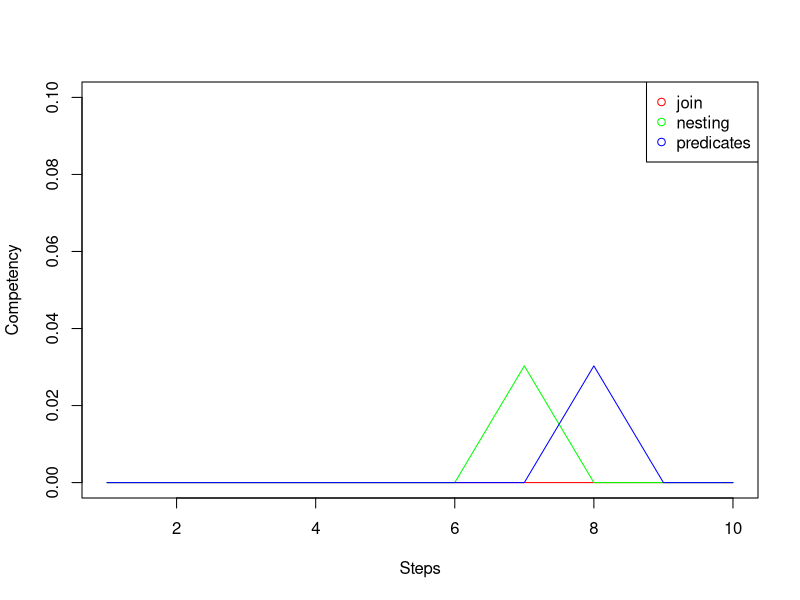
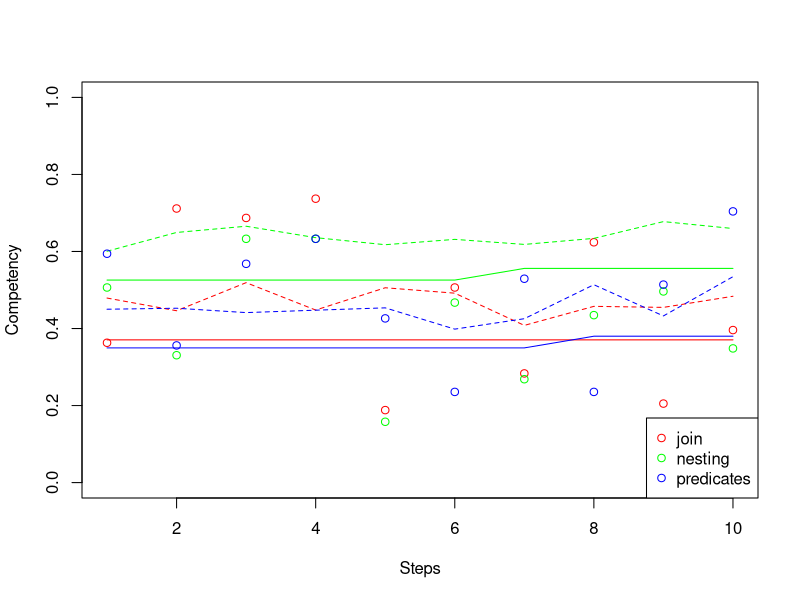

The R source for these figures, in order:
rgbeta <- function(n, mean, var, min = 0, max = 1) {
    dmin <- mean - min
    dmax <- max - mean

    if (dmin <= 0 || dmax <= 0) {
        stop(paste("mean must be between min =", min, "and max =", max))
    }

    if (var >= dmin * dmax) {
        stop(paste("var must be less than (mean - min) * (max - mean) =", dmin * dmax))
    }

    mx <- (mean - min) / (max - min)
    vx <- var / (max - min)^2

    a <- ((1 - mx) / vx - 1 / mx) * mx^2
    b <- a * (1 / mx - 1)

    x <- rbeta(n, a, b)
    y <- (max - min) * x + min

    return(y)
}

approximate_complexity <- function(frequency, r = SIM_PARAM_COMPLEXITY_CONVERGATION_FACTOR) {
    return((frequency**(1 / r)) / (10 + (frequency**(1 / r))))
}

approximate_complexity_vectorized <- function(frequencies, r = SIM_PARAM_COMPLEXITY_CONVERGATION_FACTOR) {
    return(lapply(frequencies, approximate_complexity))
}

min_max_norm <- function(X) {
    min.x <- min(X)
    max.x <- max(X)
    return((X - min.x) / (max.x - min.x))
}

sample_from_snd_vectorized_and_normalize <- function(X, mean = 0, sd = 1) {
    return(min_max_norm(rnorm(length(X), mean, sd)))
}

sum_till_max <- function(..., max = 1) {
    L <- list(...)
    df <- as.data.frame(do.call(cbind, L))
    df[[3]] <- df[[1]] + df[[2]]
    df[[3]][df[3] > 1] <- 1
    return(as.list(df[[3]]))
}

sample_from_gbeta <- function(l) {
    return(rgbeta(
        length(l),
        SIM_PARAM_SCAFFOLDING_BONUS_DISTRIBUTION[[1]],
        SIM_PARAM_SCAFFOLDING_BONUS_DISTRIBUTION[[2]],
        SIM_PARAM_SCAFFOLDING_BONUS_DISTRIBUTION[[3]],
        SIM_PARAM_SCAFFOLDING_BONUS_DISTRIBUTION[[4]]
    ))
}

create_learner_competencies <- function(l) {
    return(lapply(l, sample_from_snd_vectorized_and_normalize))
}

create_learner_scaffolded_competence_bonuses <- function(l) {
    return(lapply(l, sample_from_gbeta))
}

calc_learner_scaffolded_competencies <- function(competencies, bonuses) {
    return(mapply(sum_till_max, competencies, bonuses, simplify = FALSE))
}

create_learner_population <- function(n, dql_model) {
    return(replicate(n,
        {
            learner_competencies <- create_learner_competencies(dql_model)
        },
        simplify = FALSE
    ))
}

create_scaffolding_competence_bonus_per_step <- function(a, dql_model) {
    return(replicate(a,
        {
            scaffolding_competence_bonus <- create_learner_scaffolded_competence_bonuses(dql_model)
        },
        simplify = FALSE
    ))
}

setup_simulation <- function(A, N, dql_model) {
    learner_competencies <- create_learner_population(N, dql_model)
    scaffolding_competence_bonus_per_step_and_learner <- replicate(A,
        {
            scaffolding_competence_bonus_per_step <- create_scaffolding_competence_bonus_per_step(N, dql_model)
        },
        simplify = FALSE
    )

    return(list(learner_competencies = learner_competencies, scaffolding_competence_bonus_per_step_and_learner = scaffolding_competence_bonus_per_step_and_learner))
}


determine_delta <- function(complexity, competence_without_scaffolding, scaffolding_competence_bonus) {
    if (is_above_competence_and_below_scaffolded_competence(complexity, competence_without_scaffolding, scaffolding_competence_bonus)) {
        return(complexity - competence_without_scaffolding)
    }
    return(0)
}

determine_delta_vectorized <- function(complexities, competences_without_scaffolding, scaffolding_competence_bonuses) {
    return(unlist(mapply(unlist(determine_delta), unlist(complexities), unlist(competences_without_scaffolding), scaffolding_competence_bonuses, SIMPLIFY = FALSE)))
}

is_above_competence_and_below_scaffolded_competence <- function(complexity, competence_without_scaffolding, competence_bonus_from_scaffolding) {
    competence_with_scaffolding <- unlist(sum_till_max(competence_without_scaffolding, competence_bonus_from_scaffolding))
    return(competence_without_scaffolding < complexity && competence_with_scaffolding > complexity)
}

compare_competence_and_complexity <- function(task_complexity, learner_competencies, scaffolding_competence_bonuses, aggregated = FALSE) {
    if (aggregated == TRUE) {
        # TODO: Überlegen ob sinnvoll, was das tatsächlich simulieren würde und anschließend ggf. implementieren.
        # Zumindest visuell nachvollziehbarer und eingängiger?

        # complexity <- lapply(task_complexity, calc_aggregated_competency)
        # competency <- lapply(learner_competencies, calc_aggregated_competency)
    }

    return(mapply(determine_delta_vectorized, task_complexity, learner_competencies, scaffolding_competence_bonuses, SIMPLIFY = FALSE))
}


calc_aggregated_competency <- function(partial_competencies, weights = NULL) {
    if (is.null(weights)) {
        weights <- rep(1, length(partial_competencies))
    }
    if (is.list(partial_competencies)) {
        partial_competencies <- unlist(partial_competencies)
    }
    return(sum(partial_competencies * weights) / sum(weights))
}


update_learner_competencies <- function(delta, learner_competencies) {
    return(mapply(function(delta_per_competency, learner_competency) {
        return(list(unlist(delta_per_competency) + learner_competency))
    }, delta, learner_competencies, SIMPLIFY = FALSE))
}

add_lists_elementwise <- function(list1, list2) {
    add_recursive <- function(elem1, elem2) {
        if (is.list(elem1) && is.list(elem2)) {
            mapply(add_recursive, elem1, elem2, SIMPLIFY = FALSE)
        } else if (is.numeric(elem1) && is.numeric(elem2)) {
            elem1 + elem2
        } else {
            stop("Both lists must have the same structure and numeric elements.")
        }
    }
    add_recursive(list1, list2)
}


initialize_log <- function(N) {
    return(replicate(N,
        {
            return(list(tasks = list(), competencies = list(), scaffolding_bonuses = list(), deltas = list()))
        },
        simplify = FALSE
    ))
}

random_task <- function(dql_model) {
    return(lapply(dql_model, function(competency) {
        return(sample(
            rep(SIM_PARAM_TASK_RANDOMIZER_INTERVAL[[1]]:SIM_PARAM_TASK_RANDOMIZER_INTERVAL[[2]],
                each = length(competency)
            ),
            size = length(competency),
            replace = TRUE
        ))
    }))
}

execute_simulation <- function(learner_population, dql_model) {
    learner_competencies <- learner_population$learner_competencies
    scaffolding_competence_bonus_per_step_and_learner <- learner_population$scaffolding_competence_bonus_per_step_and_learner

    A <- length(scaffolding_competence_bonus_per_step_and_learner)
    N <- length(scaffolding_competence_bonus_per_step_and_learner[[1]])

    simulation_log <- initialize_log(N)

    for (i in 1:A) {
        for (j in 1:N) {
            # Hier wird ein Task, bzw. die Parametrisierung für einen Task zufällig gewürfelt.
            # Stattdessen soll dies ein Optimierungsalgorithmus tun.
            # Der Optimierungsalgorithmus darf folgende Informationen bekommen:
            # - delta-Historie <- ggf. calc_aggregated_competency rekursiv anwenden, damit ein skalarer Wert je Aufgabe entsteht
            # - parameter-Historie
            # ToDo: Optimierungsalgorithmus einsetzen und Informationen übergeben
            task <- random_task(dql_model)
            task_complexity <- lapply(task, approximate_complexity_vectorized)

            competencies <- learner_competencies[[j]]
            scaffolding_competence_bonuses <- scaffolding_competence_bonus_per_step_and_learner[[i]][[j]]

            delta <- compare_competence_and_complexity(task_complexity, competencies, scaffolding_competence_bonuses)
            updated_competencies <- add_lists_elementwise(delta, competencies)

            print(delta)

            learner_competencies[[j]] <- updated_competencies

            simulation_log[[j]]$tasks <- append(simulation_log[[j]]$tasks, list(task_complexity))
            simulation_log[[j]]$competencies <- append(simulation_log[[j]]$competencies, list(updated_competencies))
            simulation_log[[j]]$deltas <- append(simulation_log[[j]]$deltas, list(delta))
            simulation_log[[j]]$scaffolding_bonuses <- append(simulation_log[[j]]$scaffolding_bonuses, list(scaffolding_competence_bonuses))
        }
    }
    return(simulation_log)
}

setup_and_execute_simulation <- function(A, N, dql_model) {
    learner_population <- setup_simulation(A, N, dql_model)
    simulation_log <- execute_simulation(learner_population, dql_model)
    return(simulation_log)
}

apply_function_to_competencies <- function(simulation_log, component_names, fn) {
    transformed_log <- lapply(component_names, fn)
    names(transformed_log) <- component_names

    return(transformed_log)
}

apply_function_to_competency_vectors <- function(simulation_log, component_names, fn) {
    return(apply_function_to_competencies(simulation_log, component_names, function(name) {
        lapply(simulation_log[[name]], fn)
    }))
}

get_aggregated_competencies_list <- function(simulation_log, component_names) {
    return(apply_function_to_competency_vectors(simulation_log, component_names, calc_aggregated_competency))
}

transform_nested_list <- function(simulation_log, component_names) {
    return(apply_function_to_competencies(simulation_log, component_names, function(name) {
        lapply(simulation_log, function(item) unlist(item[[name]], use.names = FALSE))
    }))
}

process_partial_log <- function(partial_log) {
    competency_names <- names(partial_log[[1]])

    stepwise_competency_log <- transform_nested_list(partial_log, competency_names)

    stepwise_aggregated_competency_log <- get_aggregated_competencies_list(stepwise_competency_log, competency_names)
    return(list(stepwise_aggregated_competency_log = stepwise_aggregated_competency_log, competency_names = competency_names))
}

plot_learner_deltas <- function(learner_id, simulation_log, competencies_to_display) {
    # ToDo: Kummulative Darstellung der deltas? Aggregation auf Aufgabenebene?

    learner_log <- simulation_log[[learner_id]]
    learner_deltas <- learner_log$deltas

    processed_log <- process_partial_log(learner_deltas)

    stepwise_aggregated_competency_log <- processed_log$stepwise_aggregated_competency_log
    competency_names <- processed_log$competency_names

    cl <- rainbow(length(competency_names))

    plot(1, type = "n", xlim = c(1, length(learner_deltas)), ylim = c(0, 0.1), xlab = "Steps", ylab = "Competency")

    i <- 0
    for (competency in competencies_to_display) {
        i <- i + 1
        if (match(competency, competencies_to_display)) {
            lines(1:length(learner_deltas), stepwise_aggregated_competency_log[[competency]], col = cl[[i]])
        }
    }
    legend("topright", legend = competency_names, col = cl, pch = 1)
}

plot_learner_simulation_per_aggregated_competency <- function(learner_id, simulation_log, competencies_to_display) {
    learner_log <- simulation_log[[learner_id]]

    learner_competencies <- learner_log$competencies
    learner_bonuses <- learner_log$scaffolding_bonuses
    learner_tasks <- learner_log$tasks

    processed_competency_log <- process_partial_log(learner_competencies)
    stepwise_aggregated_competency_log <- processed_competency_log$stepwise_aggregated_competency_log

    processed_bonuses_log <- process_partial_log(learner_bonuses)
    stepwise_aggregated_bonuses_log <- processed_bonuses_log$stepwise_aggregated_competency_log

    scaffolded_competency_log <- add_lists_elementwise(stepwise_aggregated_competency_log, stepwise_aggregated_bonuses_log)


    processed_task_log <- process_partial_log(learner_tasks)
    stepwise_aggregated_task_log <- processed_task_log$stepwise_aggregated_competency_log

    competency_names <- processed_competency_log$competency_names


    cl <- rainbow(length(competency_names))
    plot(1, type = "n", xlim = c(1, length(learner_competencies)), ylim = c(0, 1), xlab = "Steps", ylab = "Competency")
    i <- 0
    for (competency in competencies_to_display) {
        i <- i + 1
        if (match(competency, competencies_to_display)) {
            lines(1:length(learner_competencies), stepwise_aggregated_competency_log[[competency]], col = cl[i])
            lines(1:length(learner_competencies), scaffolded_competency_log[[competency]], col = cl[i], lty = "dashed")
            points(1:length(learner_competencies), stepwise_aggregated_task_log[[competency]], col = cl[i])
        }
    }
    legend("bottomright", legend = competency_names, col = cl, pch = 1)
}

dql_partial_competency_syntax_map <- list(
    "join" = list("inner_left_join", "inner_right_join", "left_outer_join", "right_outer_join", "self_join", "cross_join"),
    "nesting" = list("cte", "correlated_subquery_column", "uncorrelated_subquery_column", "correlated_subquery_predicate", "uncorrelated_subquery_predicate", "correlated_subquery_table", "uncorrelated_subquery_predicate"),
    "predicates" = list("exists", "in", "between", "like/wildcard", "any", "all", "basic_operators", "logical_operators"),
    "aggregates" = list("having", "max", "min", "avg", "sum", "count"),
    "duplicates" = list("distinct", "union", "intersect", "except", "group_by"),
    "selection" = list("*", "alias", "concat", "order", "limit")
)

simplified_dql_partial_competency_syntax_map <- list(
    "join" = list("inner_join", "outer_join", "self_join"),
    "nesting" = list("cte", "correlated_subquery", "uncorrelated_subquery"),
    "predicates" = list("basic_operators", "logical_operators", "set_operators")
)



SIM_PARAM_SCAFFOLDING_BONUS_DISTRIBUTION <- c(0.1, 0.002, 0, 0.2)
SIM_PARAM_COMPLEXITY_CONVERGATION_FACTOR <- 0.5
SIM_PARAM_TASK_RANDOMIZER_INTERVAL <- list(0, 7)
SIM_PARAM_TASK_COUNT <- 10
SIM_PARAM_LEARNER_COUNT <- 1
SIM_PARAM_DQL_MODEL <- simplified_dql_partial_competency_syntax_map

simulation_log <- setup_and_execute_simulation(SIM_PARAM_TASK_COUNT, SIM_PARAM_LEARNER_COUNT, SIM_PARAM_DQL_MODEL)
plot_learner_deltas(1, simulation_log, names(SIM_PARAM_DQL_MODEL))
plot_learner_simulation_per_aggregated_competency(1, simulation_log, names(SIM_PARAM_DQL_MODEL))
